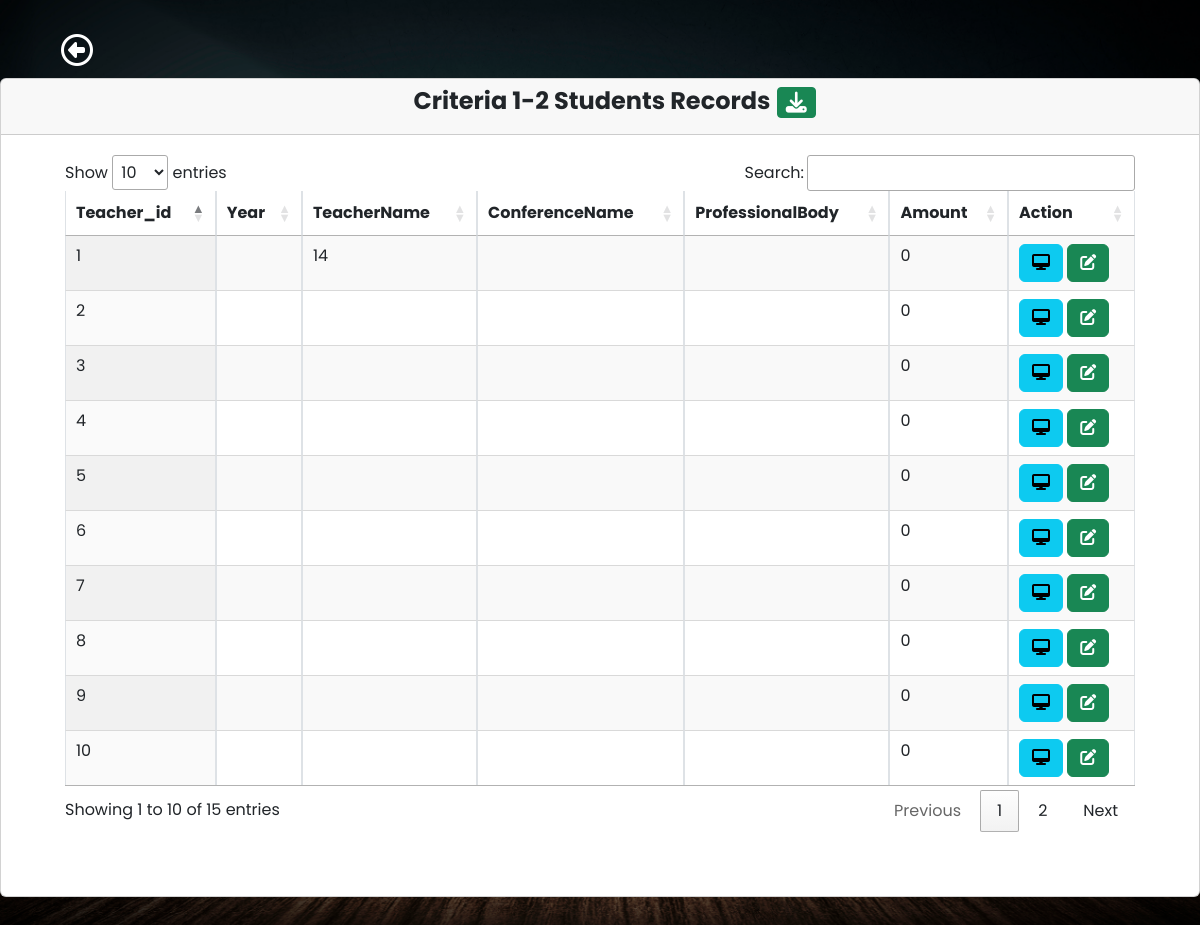
Page /criteria/criteria6-3a.php on the committed database.
### tables this page shows
CREATE TABLE `teacherform` (
  `teacher_id` int(10) NOT NULL,
  `teacherName` varchar(100) NOT NULL,
  `pan` varchar(100) NOT NULL,
  `designation` varchar(50) NOT NULL,
  `appointmentYear` int(40) NOT NULL,
  `appointmentNature` varchar(100) NOT NULL,
  `departmentName` varchar(70) NOT NULL,
  `experienceYears` int(10) NOT NULL,
  `stillServing1` varchar(100) NOT NULL,
  `teacherNamePhD` varchar(100) NOT NULL,
  `qualificationYear` varchar(10) NOT NULL,
  `recognizedGuide` varchar(10) NOT NULL,
  `recognitionYear` int(10) NOT NULL,
  `stillServing2` varchar(10) NOT NULL,
  `researchScholar` varchar(100) NOT NULL,
  `registrationYear` int(10) NOT NULL,
  `guideAllotmentLink` date NOT NULL,
  `programmeName` varchar(50) NOT NULL,
  `programmeCode` varchar(50) NOT NULL,
  `semesterYear` varchar(10) NOT NULL,
  `lastExamDate` date NOT NULL,
  `resultDate` date NOT NULL,
  `programCode` varchar(10) NOT NULL,
  `programName` varchar(100) NOT NULL,
  `studentsAppeared` int(100) NOT NULL,
  `studentsPassed` int(100) NOT NULL,
  `teacherNameSeedMoney` varchar(100) NOT NULL,
  `seedAmount` int(10) NOT NULL,
  `yearReceived` int(10) NOT NULL,
  `policyLink` varchar(100) NOT NULL,
  `teacherNameAward` varchar(100) NOT NULL,
  `awardName` varchar(100) NOT NULL,
  `awardYear` int(10) NOT NULL,
  `awardingAgency` varchar(100) NOT NULL,
  `roomName` varchar(255) NOT NULL,
  `ictFacility` varchar(255) NOT NULL,
  `photoLink` varchar(255) NOT NULL,
  `timetable` varchar(255) NOT NULL,
  `year` varchar(10) NOT NULL,
  `budget` int(10) NOT NULL,
  `expenditure` int(10) NOT NULL,
  `totalExpenditure` int(10) NOT NULL,
  `maintenanceAcademic` int(10) NOT NULL,
  `maintenancePhysical` int(10) NOT NULL,
  `module` varchar(255) NOT NULL,
  `platform` varchar(255) NOT NULL,
  `launchDate` date NOT NULL,
  `documentLink` varchar(255) NOT NULL,
  `facility` varchar(255) NOT NULL,
  `developmentFacility` varchar(255) NOT NULL,
  `videoLink` varchar(255) NOT NULL,
  `scheme_name` varchar(255) NOT NULL,
  `gov_students` int(11) NOT NULL,
  `gov_amount` decimal(10,2) NOT NULL,
  `ngo_students` int(11) NOT NULL,
  `ngo_amount` decimal(10,2) NOT NULL,
  `ngo_name` varchar(255) NOT NULL,
  `capacity_programme` varchar(255) NOT NULL,
  `implementationDate` date NOT NULL,
  `enrolledStudents` int(11) NOT NULL,
  `agencies` text NOT NULL,
  `activity_name` varchar(255) NOT NULL,
  `students_attended` int(11) NOT NULL,
  `students_placed` int(11) NOT NULL,
  `eventDate` date NOT NULL,
  `teamIndividual` varchar(255) NOT NULL,
  `competitionLevel` varchar(255) NOT NULL,
  `eventName` varchar(255) NOT NULL,
  `pi_co_pi_name` varchar(255) NOT NULL,
  `funding_agency` varchar(255) NOT NULL,
  `type` varchar(100) NOT NULL,
  `department` varchar(255) NOT NULL,
  `funds_provided` int(10) NOT NULL,
  `duration` varchar(100) NOT NULL,
  `workshop_name` varchar(255) NOT NULL,
  `participants` int(11) NOT NULL,
  `date` varchar(100) NOT NULL,
  `activity_report_link` varchar(255) NOT NULL,
  `author_name` varchar(255) NOT NULL,
  `journal_name` varchar(255) NOT NULL,
  `publication_year` int(11) NOT NULL,
  `issn_number` varchar(255) NOT NULL,
  `journal_website` varchar(255) NOT NULL,
  `article_link` varchar(255) NOT NULL,
  `listing_status` varchar(255) NOT NULL,
  `teacher_consultants` varchar(255) NOT NULL,
  `project_name` varchar(255) NOT NULL,
  `agency_details` varchar(255) NOT NULL,
  `revenue_generated` decimal(10,2) NOT NULL,
  `trainees` int(11) NOT NULL,
  `teachers_staff_names` varchar(255) NOT NULL,
  `facilities_name_department` varchar(255) NOT NULL,
  `consultancy_name` varchar(255) NOT NULL,
  `total_amount_spent` int(10) NOT NULL,
  `organizing_unit` varchar(255) NOT NULL,
  `role` varchar(50) NOT NULL,
  `year_placement` varchar(4) NOT NULL,
  `studentName_placement` varchar(255) NOT NULL,
  `programGraduated_placement` varchar(255) NOT NULL,
  `employerName` varchar(255) NOT NULL,
  `payPackage` varchar(255) NOT NULL,
  `studentName_higher_education` varchar(255) NOT NULL,
  `institutionJoined` varchar(255) NOT NULL,
  `programAdmitted` varchar(255) NOT NULL,
  `e_governance` varchar(255) NOT NULL,
  `conference_name` varchar(255) NOT NULL,
  `conferenceName` varchar(255) NOT NULL,
  `professionalBody` varchar(255) NOT NULL,
  `amount` int(10) NOT NULL,
  `roles` varchar(255) NOT NULL,
  `from_date` date NOT NULL,
  `to_date` date NOT NULL,
  `program_title` varchar(255) NOT NULL
);

### criteria/criteria6-3a.php (the view, shortened to what this page needs)
<?php
require 'dbcon.php';
?>
<!doctype html>
<html lang="en">
<head>
    <link href="https://cdn.jsdelivr.net/npm/bootstrap@5.1.3/dist/css/bootstrap.min.css" rel="stylesheet">
    <link rel="stylesheet" href="https://cdn.datatables.net/1.10.2/css/jquery.dataTables.min.css">
    <link rel="stylesheet" href="https://pro.fontawesome.com/releases/v5.10.0/css/all.css">
    <?php
    include('../students/includes/header1.php');
    ?>
</head>
<body>
    <div class="wrapper">
        <div class="main">
            <nav class="navbar navbar-expand">
                <a href="../criteria/criteria.php" class="btn btn-2xl mx-5 mt-4"><i class="fa-regular fa-circle-left fa-2xl" style="color: #fff;"></i></a>
            </nav>
            <main class="content ">
                <div class=" mb-5">
                    <div class="row">
                        <div class="col-md-12">
                            <div class="card">
                                <div class="card-header">
                                    <h4 class="text-center">&emsp;<b> Criteria 1-2 Students Records</b>
                                        <a href="../students/student-create.php" class="btn btn-success btn-sm pull-right"><i class="fa-solid fa-download fa-xl"></i></a>
                                    </h4>
                                </div>
                                <div class="card-body m-5 mt-1">
                                    <table id="example" class="display table table-striped table-bordered table-hover" cellspacing="0" width="100%">
                                        <thead>
                                            <tr>
                                                <?php
                                                $query = "SELECT teacher_id,year,teacherName,conferenceName,professionalBody,amount FROM teacherform LIMIT 1";
                                                $query_run = mysqli_query($conn, $query);
                                                $row = mysqli_fetch_assoc($query_run);
                                                foreach ($row as $key => $value) {
                                                    echo "<th>" . ucfirst($key) . "</th>";
                                                }
                                                ?>
                                                <th>Action</th>
                                            </tr>
                                        </thead>
                                        <tbody>
                                            <?php
                                            $query = "SELECT teacher_id,year,teacherName,conferenceName,professionalBody,amount FROM teacherform";
                                            $query_run = mysqli_query($conn, $query);
                                            if (mysqli_num_rows($query_run) > 0) {
                                                while ($student = mysqli_fetch_assoc($query_run)) {
                                            ?>
                                                    <tr>
                                                        <?php
                                                        foreach ($student as $data) {
                                                            echo "<td>" . $data . "</td>";
                                                        }
                                                        ?>
                                                        <td>
                                                            <a href="student-view.php?id=<?= $student['id']; ?>" class="btn btn-info btn-xs"><i class="fas fa-desktop "></i></a>
                                                            <a href="student-edit.php?id=<?= $student['id']; ?>" class="btn btn-success btn-xs"><i class="fas fa-edit"></i></a>
                                                        </td>
                                                    </tr>
                                            <?php
                                                }
                                            } else {
                                                echo "<tr><td colspan='4'>No Record Found</td></tr>";
                                            }
                                            ?>
                                        </tbody>
                                    </table>
                                </div>
                            </div>
                        </div>
                    </div>
                </div>
            </main>
        </div>
    </div>
</body>
</html>

### students/includes/header1.php (style rules this page uses)
body { font-family: 'Poppins', sans-serif; margin: 0; background-image: url("../img/background-image.jpg"); background-repeat: no-repeat; background-position: center bottom; background-size: cover; }
a { cursor: pointer; text-decoration: none; font-family: 'Poppins', sans-serif; }
.wrapper { align-items: stretch; display: flex; width: 100%; }
.main { display: flex; flex-direction: column; min-height: 100vh; width: 100%; overflow: hidden; transition: all 0.35s ease-in-out; }
.content { flex: 1; max-width: 100vw; width: 100vw; }
@media (min-width:768px) { .content { width: auto; } }

### rows in the picture
teacherform: teacher_id "1", teacherName "14", amount "0"
teacherform: teacher_id "2", amount "0"
teacherform: teacher_id "3", amount "0"
teacherform: teacher_id "4", amount "0"
teacherform: teacher_id "5", amount "0"
teacherform: teacher_id "6", amount "0"
teacherform: teacher_id "7", amount "0"
teacherform: teacher_id "8", amount "0"
teacherform: teacher_id "9", amount "0"
teacherform: teacher_id "10", amount "0"

### other values in the picture
$key "Teacher_id"
$key "Year"
$key "TeacherName"
$key "ConferenceName"
$key "ProfessionalBody"
$key "Amount"
